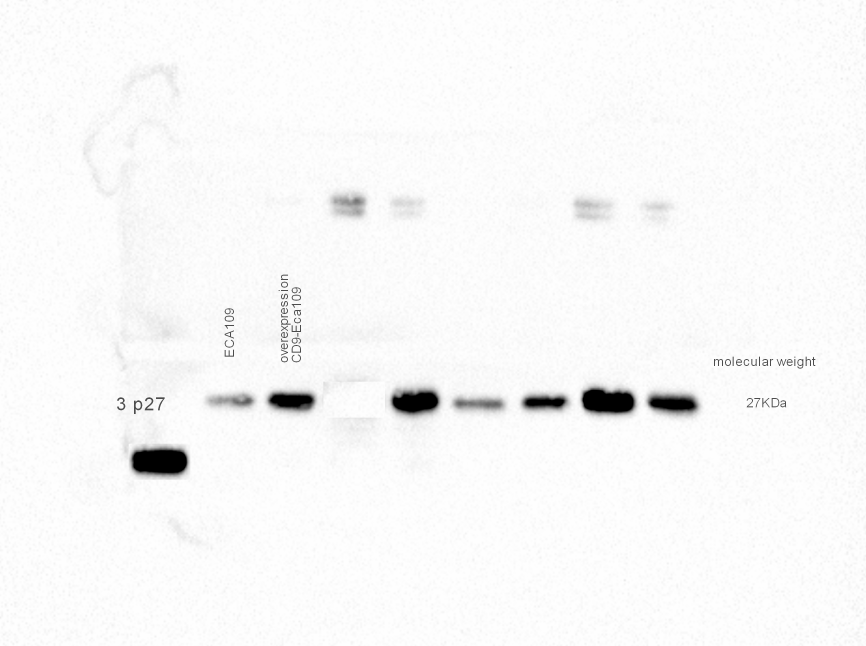
#> input picture Images/ECA_mani.png, 2598 x 1937 px, found by its file name (shown at 1/3 size); its folder holds 4 pictures in this run
$ jupyter execute --allow-errors 'Image Classification Program.ipynb'   (shell and % lines are left out)
#> lines starting #> are read from the running program, lines starting #| are printed output that depends on the picture
### Prepare the data set

[cell 1]

# referenced code from [1] - [8] in https://kapernikov.com/tutorial-image-classification-with-scikit-learn/

import matplotlib.pyplot as plt
import numpy as np
import os

[cell 2]
import joblib
from skimage import io, color
from skimage.transform import resize

def resize_all(src, pklname, width=150, height=None):
    """
    load images from path, resize them and write them as arrays to a dictionary,
    together with labels and metadata. The dictionary is written to a pickle file
    named '{pklname}_{width}x{height}px.pkl'.

    Parameter
    ---------
    src: str
        path to data
    pklname: str
        path to output file
    width: int
        target width of the image in pixels
    include: set[str]
        set containing str
    """
#> called with pklname = 'wb_img', width = 312

    height = height if height is not None else width

    data = dict()
    data['description'] = 'resized ({0}x{1})western blot images in rgb'.format(int(width), int(height))
    data['label'] = []
    data['filename'] = []
    data['data'] = []

    pklname = f"{pklname}_{width}x{height}px.pkl"

    # read all images in PATH, resize and write to DESTINATION_PATH
    for file in os.listdir(src):
        img_path = os.path.join(src, file)
        im = io.imread(img_path)
#> im is the input picture: shape (1937, 2598); min 0, max 254, mean 248.4
        im = resize(im, (width, height))
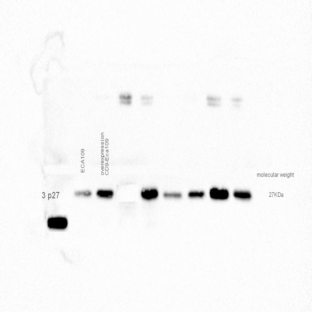
#> im: shape (312, 312) float64; min 0, max 0.996, mean 0.974
        data['label'].append(img_path[-8:-4])
        data['filename'].append(img_path)
        data['data'].append(im)

        joblib.dump(data, pklname)
#> pass 2 of the loop in resize_all, `for file in os.listdir(src):`:
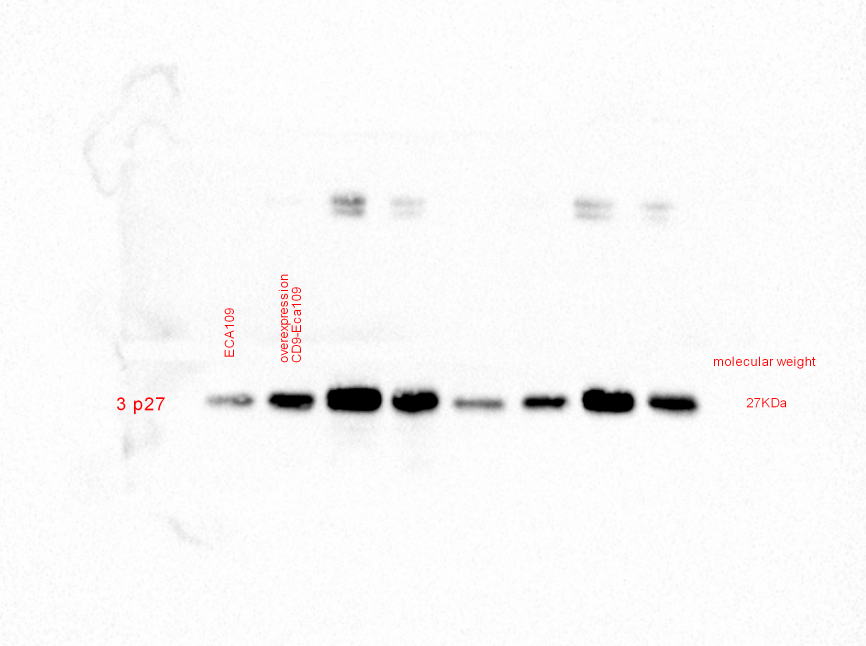
#> input picture Images/ECA_orig.png, 2598 x 1937 px, found by its file name (shown at 1/3 size)
#> in resize_all, im is the input picture: shape (1937, 2598, 4); mean R, G, B, A 248.7, 248.2, 248.2, 255
#> in resize_all, `im = resize(im, (width, height))`:
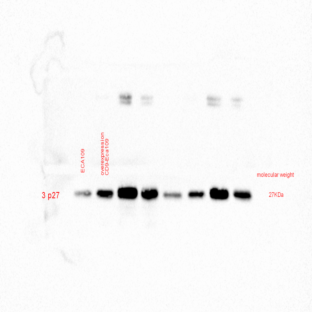
#> im: shape (312, 312, 4) float64; mean R, G, B, A 0.975, 0.973, 0.973, 1
#> pass 3 of the loop in resize_all, `for file in os.listdir(src):`:
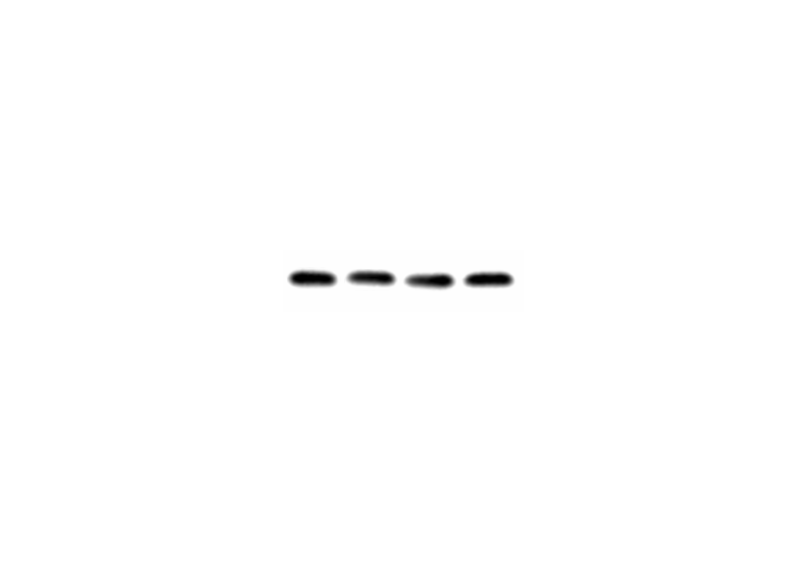
#> input picture Images/Raw_images_wetsern_blot_1_mani.png, 808 x 564 px, found by its file name
#> in resize_all, im is the input picture: shape (564, 808, 3); min 0, max 255, mean 253.9
#> in resize_all, `im = resize(im, (width, height))`:
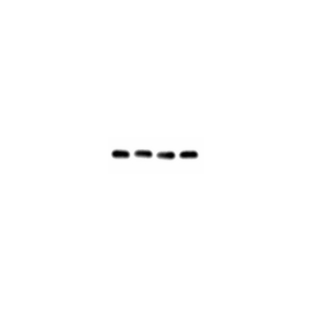
#> im: shape (312, 312, 3) float64; min 8.47e-07, max 1, mean 0.996
#> the loop made 4 passes; the first 3 are shown

### List of images used (48)

[cell 3]
data_path = r'C:\Users\athenaz2\Documents\Western-Blot-Data\Images'
os.listdir(data_path)

### Resize all images

[cell 4]
base_name = 'wb_img'
width = 312

resize_all(src = data_path, pklname = base_name, width = width)

### Summary of image data

[cell 5]
from collections import Counter

data = joblib.load(f'{base_name}_{width}x{width}px.pkl')

print('number of samples: ', len(data['data']))
print('keys: ', list(data.keys()))
print('description: ', data['description'])
print('image shape: ', data['data'][0].shape)
#| image shape:  (312, 312)
print('labels:', np.unique(data['label']))

Counter(data['label'])

[cell 6]
# use np.unique to get all unique values in the list of labels
labels = np.unique(data['label'])

# set up the matplotlib figure and axes, based on the number of labels
fig, axes = plt.subplots(1, len(labels))
fig.set_size_inches(15,4)
fig.tight_layout()

# make a plot for every label (equipment) type. The index method returns the
# index of the first item corresponding to its search string, label in this case
for ax, label in zip(axes, labels):
    idx = data['label'].index(label)

    ax.imshow(data['data'][idx])
    ax.axis('off')
    ax.set_title(label)
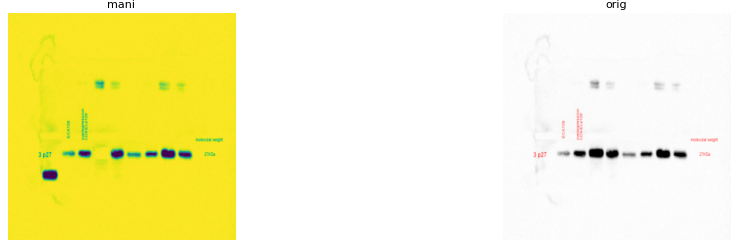
#> figure drawn by matplotlib, 2 panels
